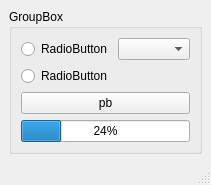
<?xml version="1.0" encoding="UTF-8"?>
<ui version="4.0">
 <class>MainWindow</class>
 <widget class="QMainWindow" name="MainWindow">
  <property name="geometry">
   <rect>
    <x>0</x>
    <y>0</y>
    <width>158</width>
    <height>174</height>
   </rect>
  </property>
  <property name="windowTitle">
   <string>MainWindow</string>
  </property>
  <widget class="QWidget" name="centralwidget">
   <layout class="QGridLayout" name="gridLayout">
    <item row="0" column="0">
     <widget class="QGroupBox" name="gb_main">
      <property name="title">
       <string>GroupBox</string>
      </property>
      <layout class="QGridLayout" name="gridLayout_2">
       <item row="0" column="0">
        <widget class="QRadioButton" name="rb_one">
         <property name="text">
          <string>RadioButton</string>
         </property>
        </widget>
       </item>
       <item row="0" column="1">
        <widget class="QComboBox" name="cb_elements"/>
       </item>
       <item row="1" column="0">
        <widget class="QRadioButton" name="rb_two">
         <property name="text">
          <string>RadioButton</string>
         </property>
        </widget>
       </item>
       <item row="2" column="0" colspan="2">
        <widget class="QPushButton" name="pb_click">
         <property name="text">
          <string>pb</string>
         </property>
        </widget>
       </item>
       <item row="3" column="0" colspan="2">
        <widget class="QProgressBar" name="pBar_clicks">
         <property name="value">
          <number>24</number>
         </property>
        </widget>
       </item>
      </layout>
     </widget>
    </item>
   </layout>
  </widget>
  <widget class="QMenuBar" name="menubar">
   <property name="geometry">
    <rect>
     <x>0</x>
     <y>0</y>
     <width>158</width>
     <height>17</height>
    </rect>
   </property>
  </widget>
  <widget class="QStatusBar" name="statusbar"/>
 </widget>
 <resources/>
 <connections/>
</ui>
